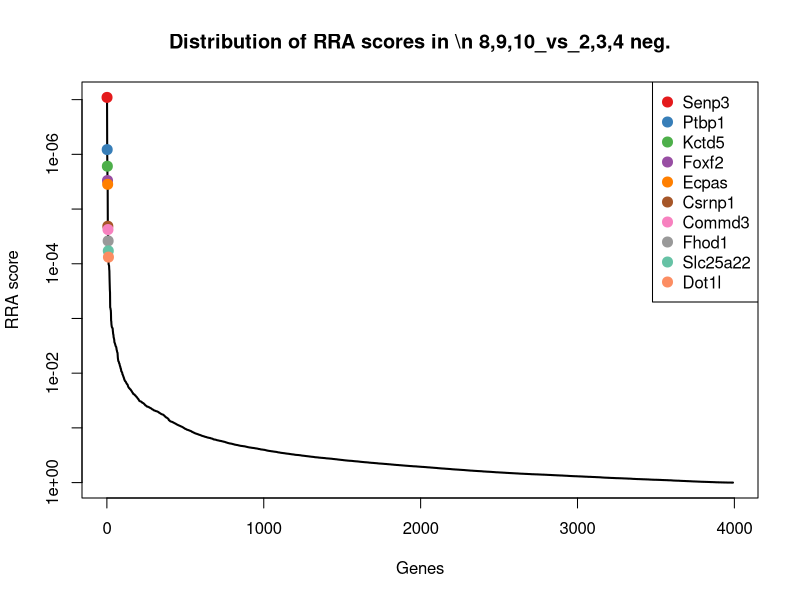
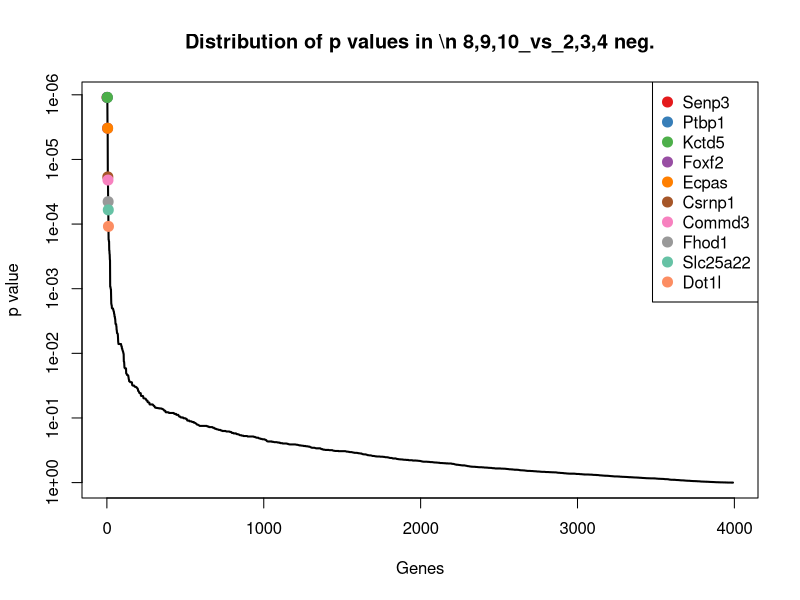
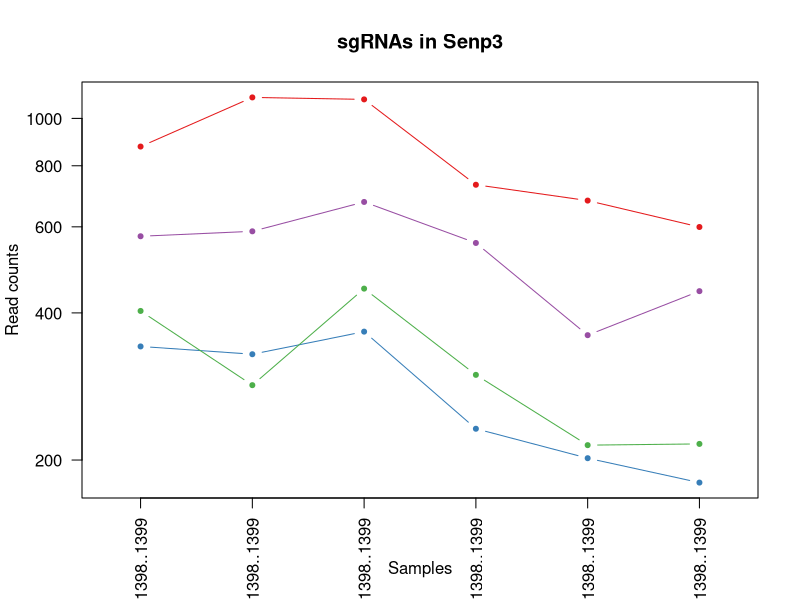
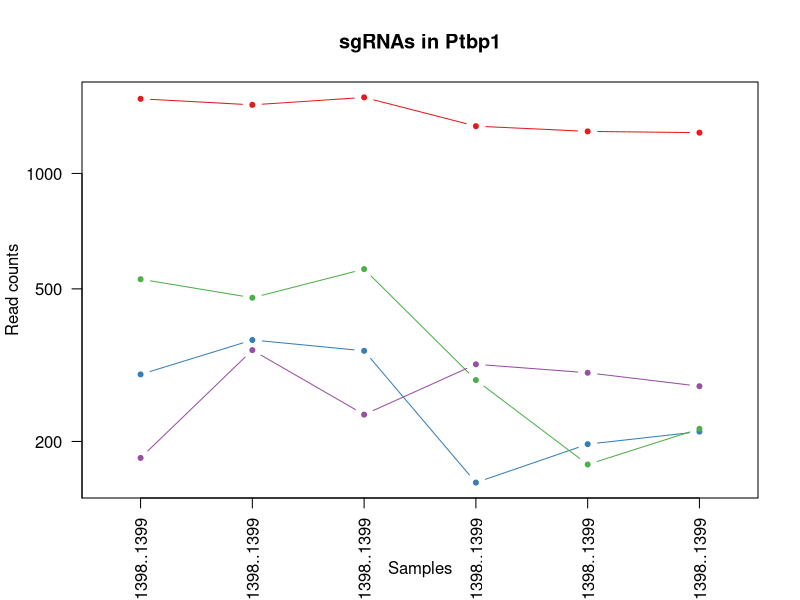
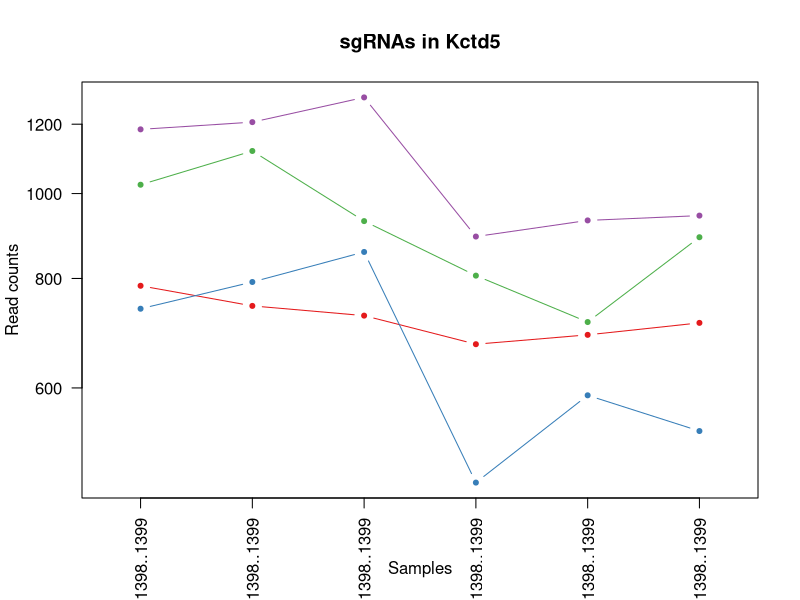
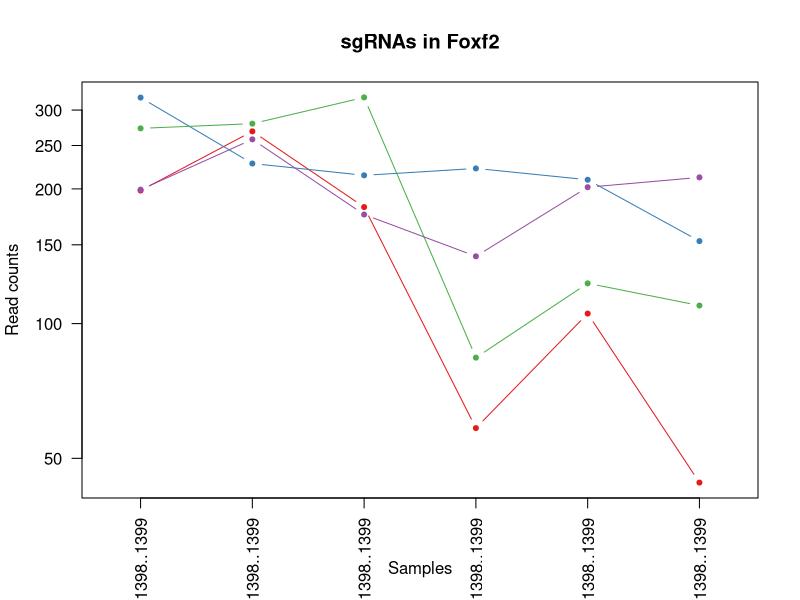
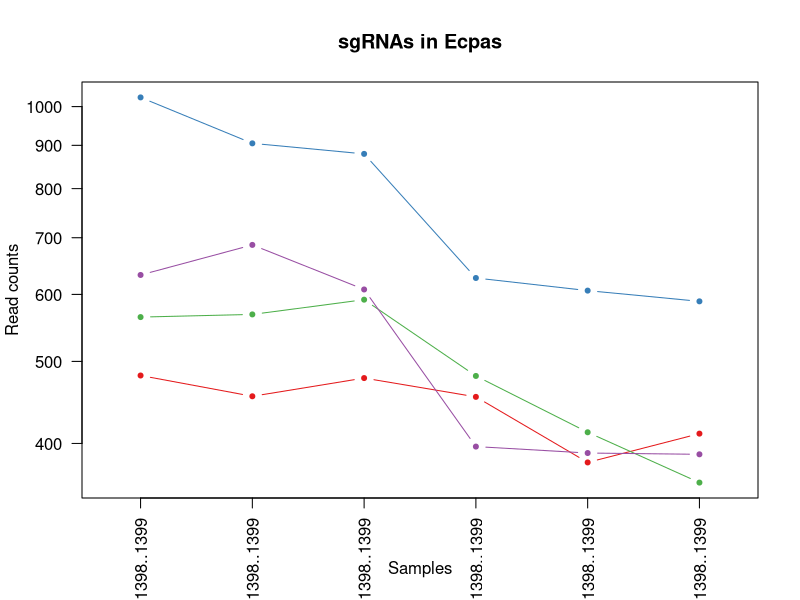
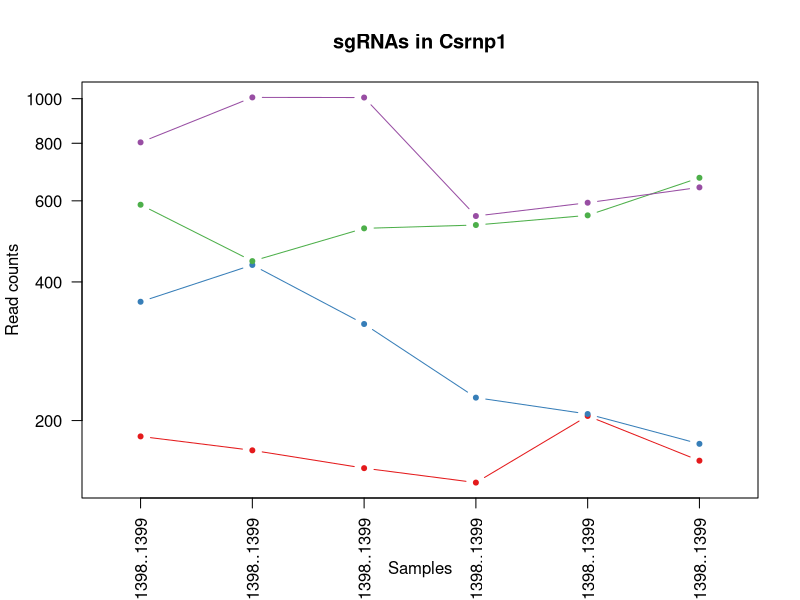

Write the R code that produced these figures, in order. (Note: this script raises an error after producing the figures.)
pdf(file='invitro.poolC_mCD19.CAR_ET.1.10_v_hEGFRv3.CAR_ET.1.10.pdf',width=4.5,height=4.5);
gstable=read.table('invitro.poolC_mCD19.CAR_ET.1.10_v_hEGFRv3.CAR_ET.1.10.gene_summary.txt',header=T)
# 
#
# parameters
# Do not modify the variables beginning with "__"

# gstablename='__GENE_SUMMARY_FILE__'
startindex=3
# outputfile='__OUTPUT_FILE__'
targetgenelist=c("Senp3","Ptbp1","Kctd5","Foxf2","Ecpas","Csrnp1","Commd3","Fhod1","Slc25a22","Dot1l")
# samplelabel=sub('.\\w+.\\w+$','',colnames(gstable)[startindex]);
samplelabel='8,9,10_vs_2,3,4 neg.'


# You need to write some codes in front of this code:
# gstable=read.table(gstablename,header=T)
# pdf(file=outputfile,width=6,height=6)


# set up color using RColorBrewer
#library(RColorBrewer)
#colors <- brewer.pal(length(targetgenelist), "Set1")

colors=c( "#E41A1C", "#377EB8", "#4DAF4A", "#984EA3", "#FF7F00",  "#A65628", "#F781BF",
          "#999999", "#66C2A5", "#FC8D62", "#8DA0CB", "#E78AC3", "#A6D854", "#FFD92F", "#E5C494", "#B3B3B3", 
          "#8DD3C7", "#FFFFB3", "#BEBADA", "#FB8072", "#80B1D3", "#FDB462", "#B3DE69", "#FCCDE5",
          "#D9D9D9", "#BC80BD", "#CCEBC5", "#FFED6F")

######
# function definition

plotrankedvalues<-function(val, tglist, ...){
  
  plot(val,log='y',ylim=c(max(val),min(val)),type='l',lwd=2, ...)
  if(length(tglist)>0){
    for(i in 1:length(tglist)){
      targetgene=tglist[i];
      tx=which(names(val)==targetgene);ty=val[targetgene];
      points(tx,ty,col=colors[(i %% length(colors)) ],cex=2,pch=20)
      # text(tx+50,ty,targetgene,col=colors[i])
    }
    legend('topright',tglist,pch=20,pt.cex = 2,cex=1,col=colors)
  }
}



plotrandvalues<-function(val,targetgenelist, ...){
  # choose the one with the best distance distribution
  
  mindiffvalue=0;
  randval=val;
  for(i in 1:20){
    randval0=sample(val)
    vindex=sort(which(names(randval0) %in% targetgenelist))
    if(max(vindex)>0.9*length(val)){
      # print('pass...')
      next;
    }
    mindiffind=min(diff(vindex));
    if (mindiffind > mindiffvalue){
      mindiffvalue=mindiffind;
      randval=randval0;
      # print(paste('Diff: ',mindiffvalue))
    }
  }
  plot(randval,log='y',ylim=c(max(randval),min(randval)),pch=20,col='grey', ...)
  
  if(length(targetgenelist)>0){
    for(i in 1:length(targetgenelist)){
      targetgene=targetgenelist[i];
      tx=which(names(randval)==targetgene);ty=randval[targetgene];
      points(tx,ty,col=colors[(i %% length(colors)) ],cex=2,pch=20)
      text(tx+50,ty,targetgene,col=colors[i])
    }
  }
  
}




# set.seed(1235)



pvec=gstable[,startindex]
names(pvec)=gstable[,'id']
pvec=sort(pvec);

plotrankedvalues(pvec,targetgenelist,xlab='Genes',ylab='RRA score',main=paste('Distribution of RRA scores in \\n',samplelabel))

# plotrandvalues(pvec,targetgenelist,xlab='Genes',ylab='RRA score',main=paste('Distribution of RRA scores in \\n',samplelabel))


pvec=gstable[,startindex+1]
names(pvec)=gstable[,'id']
pvec=sort(pvec);

plotrankedvalues(pvec,targetgenelist,xlab='Genes',ylab='p value',main=paste('Distribution of p values in \\n',samplelabel))

# plotrandvalues(pvec,targetgenelist,xlab='Genes',ylab='p value',main=paste('Distribution of p values in \\n',samplelabel))



# you need to write after this code:
# dev.off()






# parameters
# Do not modify the variables beginning with "__"
targetmat=list(c(874.7718010501738,1102.9756778300402,1092.714176613208,730.5567873729357,677.9940697230943,598.5302520635298),c(340.53938290109755,328.23783847896163,365.2171934379271,230.75811187762307,200.74135010669264,178.84012036132495),c(402.70133374812326,283.5878383917499,447.46449705397504,297.75240242273946,213.53369104486424,214.78788324802343),c(572.971025198672,586.4837849293211,673.6445819981068,555.0955502309642,359.1695724948177,442.1574835063914))
targetgene="Senp3"
collabel=c("In.vitro_Pool.C..17.24._hEGFRv3.CAR_ET.1.10_rep1_1392..1393..1394..1395..1396..1397..1398..1399","In.vitro_Pool.C..17.24._hEGFRv3.CAR_ET.1.10_rep2_1392..1393..1394..1395..1396..1397..1398..1399","In.vitro_Pool.C..17.24._hEGFRv3.CAR_ET.1.10_rep3_1392..1393..1394..1395..1396..1397..1398..1399","In.vitro_Pool.C..17.24._mCD19.CAR_ET.1.10_rep1_1392..1393..1394..1395..1396..1397..1398..1399","In.vitro_Pool.C..17.24._mCD19.CAR_ET.1.10_rep2_1392..1393..1394..1395..1396..1397..1398..1399","In.vitro_Pool.C..17.24._mCD19.CAR_ET.1.10_rep3_1392..1393..1394..1395..1396..1397..1398..1399")

# set up color using RColorBrewer
#library(RColorBrewer)
#colors <- brewer.pal(length(targetgenelist), "Set1")

colors=c( "#E41A1C", "#377EB8", "#4DAF4A", "#984EA3", "#FF7F00",  "#A65628", "#F781BF",
          "#999999", "#66C2A5", "#FC8D62", "#8DA0CB", "#E78AC3", "#A6D854", "#FFD92F", "#E5C494", "#B3B3B3", 
          "#8DD3C7", "#FFFFB3", "#BEBADA", "#FB8072", "#80B1D3", "#FDB462", "#B3DE69", "#FCCDE5",
          "#D9D9D9", "#BC80BD", "#CCEBC5", "#FFED6F")


## code

targetmatvec=unlist(targetmat)+1
yrange=range(targetmatvec[targetmatvec>0]);
# yrange[1]=1; # set the minimum value to 1
for(i in 1:length(targetmat)){
  vali=targetmat[[i]]+1;
  if(i==1){
    plot(1:length(vali),vali,type='b',las=1,pch=20,main=paste('sgRNAs in',targetgene),ylab='Read counts',xlab='Samples',xlim=c(0.7,length(vali)+0.3),ylim = yrange,col=colors[(i %% length(colors))],xaxt='n',log='y')
    axis(1,at=1:length(vali),labels=(collabel),las=2)
    # lines(0:100,rep(1,101),col='black');
  }else{
    lines(1:length(vali),vali,type='b',pch=20,col=colors[(i %% length(colors))])
  }
}




# parameters
# Do not modify the variables beginning with "__"
targetmat=list(c(1563.958647397633,1508.4459488922869,1577.3857872077763,1327.1249936556387,1286.1222773992513,1276.145582477796),c(298.197184498051,366.8540547706042,343.6762329670574,155.25660983471414,195.82121897662665,211.1931069593536),c(528.8270311189001,473.0486495726212,562.0232413763275,288.1817894877228,173.18861577832305,214.78788324802343),c(180.17956767253838,345.13243310655525,234.0131614789935,316.8936282927727,301.11202516003897,277.6964682997458))
targetgene="Ptbp1"
collabel=c("In.vitro_Pool.C..17.24._hEGFRv3.CAR_ET.1.10_rep1_1392..1393..1394..1395..1396..1397..1398..1399","In.vitro_Pool.C..17.24._hEGFRv3.CAR_ET.1.10_rep2_1392..1393..1394..1395..1396..1397..1398..1399","In.vitro_Pool.C..17.24._hEGFRv3.CAR_ET.1.10_rep3_1392..1393..1394..1395..1396..1397..1398..1399","In.vitro_Pool.C..17.24._mCD19.CAR_ET.1.10_rep1_1392..1393..1394..1395..1396..1397..1398..1399","In.vitro_Pool.C..17.24._mCD19.CAR_ET.1.10_rep2_1392..1393..1394..1395..1396..1397..1398..1399","In.vitro_Pool.C..17.24._mCD19.CAR_ET.1.10_rep3_1392..1393..1394..1395..1396..1397..1398..1399")

# set up color using RColorBrewer
#library(RColorBrewer)
#colors <- brewer.pal(length(targetgenelist), "Set1")

colors=c( "#E41A1C", "#377EB8", "#4DAF4A", "#984EA3", "#FF7F00",  "#A65628", "#F781BF",
          "#999999", "#66C2A5", "#FC8D62", "#8DA0CB", "#E78AC3", "#A6D854", "#FFD92F", "#E5C494", "#B3B3B3", 
          "#8DD3C7", "#FFFFB3", "#BEBADA", "#FB8072", "#80B1D3", "#FDB462", "#B3DE69", "#FCCDE5",
          "#D9D9D9", "#BC80BD", "#CCEBC5", "#FFED6F")


## code

targetmatvec=unlist(targetmat)+1
yrange=range(targetmatvec[targetmatvec>0]);
# yrange[1]=1; # set the minimum value to 1
for(i in 1:length(targetmat)){
  vali=targetmat[[i]]+1;
  if(i==1){
    plot(1:length(vali),vali,type='b',las=1,pch=20,main=paste('sgRNAs in',targetgene),ylab='Read counts',xlab='Samples',xlim=c(0.7,length(vali)+0.3),ylim = yrange,col=colors[(i %% length(colors))],xaxt='n',log='y')
    axis(1,at=1:length(vali),labels=(collabel),las=2)
    # lines(0:100,rep(1,101),col='black');
  }else{
    lines(1:length(vali),vali,type='b',pch=20,col=colors[(i %% length(colors))])
  }
}




# parameters
# Do not modify the variables beginning with "__"
targetmat=list(c(783.781119375542,743.362163614119,724.5595794747079,672.0697083256118,688.8183582092395,710.8670110844625),c(737.8353296190446,791.6324339786721,856.7427460004992,466.8332309413665,587.4636569298799,534.7229729396399),c(1022.5190465416553,1117.4567589394062,929.19870394797,804.9948879786206,712.4349876335563,890.6058255179549),c(1182.8788617702144,1205.5500023547156,1286.5828208510354,892.1938058309943,930.8888098084865,942.7300817036678))
targetgene="Kctd5"
collabel=c("In.vitro_Pool.C..17.24._hEGFRv3.CAR_ET.1.10_rep1_1392..1393..1394..1395..1396..1397..1398..1399","In.vitro_Pool.C..17.24._hEGFRv3.CAR_ET.1.10_rep2_1392..1393..1394..1395..1396..1397..1398..1399","In.vitro_Pool.C..17.24._hEGFRv3.CAR_ET.1.10_rep3_1392..1393..1394..1395..1396..1397..1398..1399","In.vitro_Pool.C..17.24._mCD19.CAR_ET.1.10_rep1_1392..1393..1394..1395..1396..1397..1398..1399","In.vitro_Pool.C..17.24._mCD19.CAR_ET.1.10_rep2_1392..1393..1394..1395..1396..1397..1398..1399","In.vitro_Pool.C..17.24._mCD19.CAR_ET.1.10_rep3_1392..1393..1394..1395..1396..1397..1398..1399")

# set up color using RColorBrewer
#library(RColorBrewer)
#colors <- brewer.pal(length(targetgenelist), "Set1")

colors=c( "#E41A1C", "#377EB8", "#4DAF4A", "#984EA3", "#FF7F00",  "#A65628", "#F781BF",
          "#999999", "#66C2A5", "#FC8D62", "#8DA0CB", "#E78AC3", "#A6D854", "#FFD92F", "#E5C494", "#B3B3B3", 
          "#8DD3C7", "#FFFFB3", "#BEBADA", "#FB8072", "#80B1D3", "#FDB462", "#B3DE69", "#FCCDE5",
          "#D9D9D9", "#BC80BD", "#CCEBC5", "#FFED6F")


## code

targetmatvec=unlist(targetmat)+1
yrange=range(targetmatvec[targetmatvec>0]);
# yrange[1]=1; # set the minimum value to 1
for(i in 1:length(targetmat)){
  vali=targetmat[[i]]+1;
  if(i==1){
    plot(1:length(vali),vali,type='b',las=1,pch=20,main=paste('sgRNAs in',targetgene),ylab='Read counts',xlab='Samples',xlim=c(0.7,length(vali)+0.3),ylim = yrange,col=colors[(i %% length(colors))],xaxt='n',log='y')
    axis(1,at=1:length(vali),labels=(collabel),las=2)
    # lines(0:100,rep(1,101),col='black');
  }else{
    lines(1:length(vali),vali,type='b',pch=20,col=colors[(i %% length(colors))])
  }
}




# parameters
# Do not modify the variables beginning with "__"
targetmat=list(c(197.29662660142952,267.90000052327014,181.13989486867698,57.42367761009975,104.30677995739912,43.13731546403818),c(318.9178347803929,226.87027071339995,213.45133557498153,221.18749894260645,208.61355991479823,151.8792981963011),c(272.07114718553294,278.7608113552946,319.19786879561457,82.94531210347742,122.0192520256367,108.74198273226291),c(198.1975244397922,257.03918969124567,174.28595290067298,140.36898971357718,200.74135010669264,211.1931069593536))
targetgene="Foxf2"
collabel=c("In.vitro_Pool.C..17.24._hEGFRv3.CAR_ET.1.10_rep1_1392..1393..1394..1395..1396..1397..1398..1399","In.vitro_Pool.C..17.24._hEGFRv3.CAR_ET.1.10_rep2_1392..1393..1394..1395..1396..1397..1398..1399","In.vitro_Pool.C..17.24._hEGFRv3.CAR_ET.1.10_rep3_1392..1393..1394..1395..1396..1397..1398..1399","In.vitro_Pool.C..17.24._mCD19.CAR_ET.1.10_rep1_1392..1393..1394..1395..1396..1397..1398..1399","In.vitro_Pool.C..17.24._mCD19.CAR_ET.1.10_rep2_1392..1393..1394..1395..1396..1397..1398..1399","In.vitro_Pool.C..17.24._mCD19.CAR_ET.1.10_rep3_1392..1393..1394..1395..1396..1397..1398..1399")

# set up color using RColorBrewer
#library(RColorBrewer)
#colors <- brewer.pal(length(targetgenelist), "Set1")

colors=c( "#E41A1C", "#377EB8", "#4DAF4A", "#984EA3", "#FF7F00",  "#A65628", "#F781BF",
          "#999999", "#66C2A5", "#FC8D62", "#8DA0CB", "#E78AC3", "#A6D854", "#FFD92F", "#E5C494", "#B3B3B3", 
          "#8DD3C7", "#FFFFB3", "#BEBADA", "#FB8072", "#80B1D3", "#FDB462", "#B3DE69", "#FCCDE5",
          "#D9D9D9", "#BC80BD", "#CCEBC5", "#FFED6F")


## code

targetmatvec=unlist(targetmat)+1
yrange=range(targetmatvec[targetmatvec>0]);
# yrange[1]=1; # set the minimum value to 1
for(i in 1:length(targetmat)){
  vali=targetmat[[i]]+1;
  if(i==1){
    plot(1:length(vali),vali,type='b',las=1,pch=20,main=paste('sgRNAs in',targetgene),ylab='Read counts',xlab='Samples',xlim=c(0.7,length(vali)+0.3),ylim = yrange,col=colors[(i %% length(colors))],xaxt='n',log='y')
    axis(1,at=1:length(vali),labels=(collabel),las=2)
    # lines(0:100,rep(1,101),col='black');
  }else{
    lines(1:length(vali),vali,type='b',pch=20,col=colors[(i %% length(colors))])
  }
}




# parameters
# Do not modify the variables beginning with "__"
targetmat=list(c(480.17854784731475,453.7405414267999,476.83853405970643,453.0090122574536,378.8500970150817,409.8044969083627),c(1024.3208422183807,903.8608125762584,878.2837064713689,626.3434465249769,605.1761289981175,587.7459231975203),c(563.0611489766824,567.1756767834999,590.4181438152011,479.5940481880553,411.3229624735173,358.57893479481737),c(631.529384692247,685.4378391766552,607.0634314517823,395.5853346473538,388.69035927521367,387.33714510417616))
targetgene="Ecpas"
collabel=c("In.vitro_Pool.C..17.24._hEGFRv3.CAR_ET.1.10_rep1_1392..1393..1394..1395..1396..1397..1398..1399","In.vitro_Pool.C..17.24._hEGFRv3.CAR_ET.1.10_rep2_1392..1393..1394..1395..1396..1397..1398..1399","In.vitro_Pool.C..17.24._hEGFRv3.CAR_ET.1.10_rep3_1392..1393..1394..1395..1396..1397..1398..1399","In.vitro_Pool.C..17.24._mCD19.CAR_ET.1.10_rep1_1392..1393..1394..1395..1396..1397..1398..1399","In.vitro_Pool.C..17.24._mCD19.CAR_ET.1.10_rep2_1392..1393..1394..1395..1396..1397..1398..1399","In.vitro_Pool.C..17.24._mCD19.CAR_ET.1.10_rep3_1392..1393..1394..1395..1396..1397..1398..1399")

# set up color using RColorBrewer
#library(RColorBrewer)
#colors <- brewer.pal(length(targetgenelist), "Set1")

colors=c( "#E41A1C", "#377EB8", "#4DAF4A", "#984EA3", "#FF7F00",  "#A65628", "#F781BF",
          "#999999", "#66C2A5", "#FC8D62", "#8DA0CB", "#E78AC3", "#A6D854", "#FFD92F", "#E5C494", "#B3B3B3", 
          "#8DD3C7", "#FFFFB3", "#BEBADA", "#FB8072", "#80B1D3", "#FDB462", "#B3DE69", "#FCCDE5",
          "#D9D9D9", "#BC80BD", "#CCEBC5", "#FFED6F")


## code

targetmatvec=unlist(targetmat)+1
yrange=range(targetmatvec[targetmatvec>0]);
# yrange[1]=1; # set the minimum value to 1
for(i in 1:length(targetmat)){
  vali=targetmat[[i]]+1;
  if(i==1){
    plot(1:length(vali),vali,type='b',las=1,pch=20,main=paste('sgRNAs in',targetgene),ylab='Read counts',xlab='Samples',xlim=c(0.7,length(vali)+0.3),ylim = yrange,col=colors[(i %% length(colors))],xaxt='n',log='y')
    axis(1,at=1:length(vali),labels=(collabel),las=2)
    # lines(0:100,rep(1,101),col='black');
  }else{
    lines(1:length(vali),vali,type='b',pch=20,col=colors[(i %% length(colors))])
  }
}




# parameters
# Do not modify the variables beginning with "__"
targetmat=list(c(183.78315902598914,171.3594597941638,156.66153069723413,145.6859968996975,203.69342878473225,162.66362706231064),c(361.2600331834394,434.4324332809786,323.1144070630454,223.31430181705457,205.66148123675865,177.04273221699003),c(587.3853906124751,442.8797305947754,521.8787241351612,530.6373171748106,556.9588439234708,672.2231659812617),c(802.6999739811585,1005.22838034182,1004.592065596014,555.0955502309642,593.3678142859592,640.7688734554005))
targetgene="Csrnp1"
collabel=c("In.vitro_Pool.C..17.24._hEGFRv3.CAR_ET.1.10_rep1_1392..1393..1394..1395..1396..1397..1398..1399","In.vitro_Pool.C..17.24._hEGFRv3.CAR_ET.1.10_rep2_1392..1393..1394..1395..1396..1397..1398..1399","In.vitro_Pool.C..17.24._hEGFRv3.CAR_ET.1.10_rep3_1392..1393..1394..1395..1396..1397..1398..1399","In.vitro_Pool.C..17.24._mCD19.CAR_ET.1.10_rep1_1392..1393..1394..1395..1396..1397..1398..1399","In.vitro_Pool.C..17.24._mCD19.CAR_ET.1.10_rep2_1392..1393..1394..1395..1396..1397..1398..1399","In.vitro_Pool.C..17.24._mCD19.CAR_ET.1.10_rep3_1392..1393..1394..1395..1396..1397..1398..1399")

# set up color using RColorBrewer
#library(RColorBrewer)
#colors <- brewer.pal(length(targetgenelist), "Set1")

colors=c( "#E41A1C", "#377EB8", "#4DAF4A", "#984EA3", "#FF7F00",  "#A65628", "#F781BF",
          "#999999", "#66C2A5", "#FC8D62", "#8DA0CB", "#E78AC3", "#A6D854", "#FFD92F", "#E5C494", "#B3B3B3", 
          "#8DD3C7", "#FFFFB3", "#BEBADA", "#FB8072", "#80B1D3", "#FDB462", "#B3DE69", "#FCCDE5",
          "#D9D9D9", "#BC80BD", "#CCEBC5", "#FFED6F")


## code

targetmatvec=unlist(targetmat)+1
yrange=range(targetmatvec[targetmatvec>0]);
# yrange[1]=1; # set the minimum value to 1
for(i in 1:length(targetmat)){
  vali=targetmat[[i]]+1;
  if(i==1){
    plot(1:length(vali),vali,type='b',las=1,pch=20,main=paste('sgRNAs in',targetgene),ylab='Read counts',xlab='Samples',xlim=c(0.7,length(vali)+0.3),ylim = yrange,col=colors[(i %% length(colors))],xaxt='n',log='y')
    axis(1,at=1:length(vali),labels=(collabel),las=2)
    # lines(0:100,rep(1,101),col='black');
  }else{
    lines(1:length(vali),vali,type='b',pch=20,col=colors[(i %% length(colors))])
  }
}




# parameters
# Do not modify the variables beginning with "__"
targetmat=list(c(255.8549860950045,289.6216221873191,286.88642808931,147.81279977414565,145.63588144995347,186.92836701083212),c(230.62984662084912,201.52837877200952,205.61825904011982,185.0318500769881,89.54638656720113,149.18321597979872),c(191.89123957125338,222.04324367694463,168.4111454995267,80.81850922902927,69.86586204693714,128.51325231994707),c(196.39572876306684,207.56216256757867,153.724126996661,215.8704917564861,99.38664882733312,164.46101520664556))
targetgene="Commd3"
collabel=c("In.vitro_Pool.C..17.24._hEGFRv3.CAR_ET.1.10_rep1_1392..1393..1394..1395..1396..1397..1398..1399","In.vitro_Pool.C..17.24._hEGFRv3.CAR_ET.1.10_rep2_1392..1393..1394..1395..1396..1397..1398..1399","In.vitro_Pool.C..17.24._hEGFRv3.CAR_ET.1.10_rep3_1392..1393..1394..1395..1396..1397..1398..1399","In.vitro_Pool.C..17.24._mCD19.CAR_ET.1.10_rep1_1392..1393..1394..1395..1396..1397..1398..1399","In.vitro_Pool.C..17.24._mCD19.CAR_ET.1.10_rep2_1392..1393..1394..1395..1396..1397..1398..1399","In.vitro_Pool.C..17.24._mCD19.CAR_ET.1.10_rep3_1392..1393..1394..1395..1396..1397..1398..1399")

# set up color using RColorBrewer
#library(RColorBrewer)
#colors <- brewer.pal(length(targetgenelist), "Set1")

colors=c( "#E41A1C", "#377EB8", "#4DAF4A", "#984EA3", "#FF7F00",  "#A65628", "#F781BF",
          "#999999", "#66C2A5", "#FC8D62", "#8DA0CB", "#E78AC3", "#A6D854", "#FFD92F", "#E5C494", "#B3B3B3", 
          "#8DD3C7", "#FFFFB3", "#BEBADA", "#FB8072", "#80B1D3", "#FDB462", "#B3DE69", "#FCCDE5",
          "#D9D9D9", "#BC80BD", "#CCEBC5", "#FFED6F")


## code

targetmatvec=unlist(targetmat)+1
yrange=range(targetmatvec[targetmatvec>0]);
# yrange[1]=1; # set the minimum value to 1
for(i in 1:length(targetmat)){
  vali=targetmat[[i]]+1;
  if(i==1){
    plot(1:length(vali),vali,type='b',las=1,pch=20,main=paste('sgRNAs in',targetgene),ylab='Read counts',xlab='Samples',xlim=c(0.7,length(vali)+0.3),ylim = yrange,col=colors[(i %% length(colors))],xaxt='n',log='y')
    axis(1,at=1:length(vali),labels=(collabel),las=2)
    # lines(0:100,rep(1,101),col='black');
  }else{
    lines(1:length(vali),vali,type='b',pch=20,col=colors[(i %% length(colors))])
  }
}




# parameters
# Do not modify the variables beginning with "__"
targetmat=list(c(259.4585774484553,259.4527032094733,338.7805601327688,284.9915851760506,361.13762494684414,361.2750170113198),c(509.9081765132836,470.6351360543935,403.4034415453779,356.23948147006325,227.31005820904903,381.0462865990039),c(655.8536263280397,464.60135225882436,562.0232413763275,312.6400225438764,272.5752646056562,507.7621507746161),c(448.64712350462054,438.0527035583201,501.31689823114925,311.57662110665234,282.4155268657882,272.304303866741))
targetgene="Fhod1"
collabel=c("In.vitro_Pool.C..17.24._hEGFRv3.CAR_ET.1.10_rep1_1392..1393..1394..1395..1396..1397..1398..1399","In.vitro_Pool.C..17.24._hEGFRv3.CAR_ET.1.10_rep2_1392..1393..1394..1395..1396..1397..1398..1399","In.vitro_Pool.C..17.24._hEGFRv3.CAR_ET.1.10_rep3_1392..1393..1394..1395..1396..1397..1398..1399","In.vitro_Pool.C..17.24._mCD19.CAR_ET.1.10_rep1_1392..1393..1394..1395..1396..1397..1398..1399","In.vitro_Pool.C..17.24._mCD19.CAR_ET.1.10_rep2_1392..1393..1394..1395..1396..1397..1398..1399","In.vitro_Pool.C..17.24._mCD19.CAR_ET.1.10_rep3_1392..1393..1394..1395..1396..1397..1398..1399")

# set up color using RColorBrewer
#library(RColorBrewer)
#colors <- brewer.pal(length(targetgenelist), "Set1")

colors=c( "#E41A1C", "#377EB8", "#4DAF4A", "#984EA3", "#FF7F00",  "#A65628", "#F781BF",
          "#999999", "#66C2A5", "#FC8D62", "#8DA0CB", "#E78AC3", "#A6D854", "#FFD92F", "#E5C494", "#B3B3B3", 
          "#8DD3C7", "#FFFFB3", "#BEBADA", "#FB8072", "#80B1D3", "#FDB462", "#B3DE69", "#FCCDE5",
          "#D9D9D9", "#BC80BD", "#CCEBC5", "#FFED6F")


## code

targetmatvec=unlist(targetmat)+1
yrange=range(targetmatvec[targetmatvec>0]);
# yrange[1]=1; # set the minimum value to 1
for(i in 1:length(targetmat)){
  vali=targetmat[[i]]+1;
  if(i==1){
    plot(1:length(vali),vali,type='b',las=1,pch=20,main=paste('sgRNAs in',targetgene),ylab='Read counts',xlab='Samples',xlim=c(0.7,length(vali)+0.3),ylim = yrange,col=colors[(i %% length(colors))],xaxt='n',log='y')
    axis(1,at=1:length(vali),labels=(collabel),las=2)
    # lines(0:100,rep(1,101),col='black');
  }else{
    lines(1:length(vali),vali,type='b',pch=20,col=colors[(i %% length(colors))])
  }
}




# parameters
# Do not modify the variables beginning with "__"
targetmat=list(c(136.93647143112918,168.94594627593614,163.51547266523812,91.45252360126997,114.14704221753111,112.33675902093276),c(142.34185846130532,89.30000017442339,132.1831665257913,59.55048048454789,107.25885863543871,68.30074948472712),c(193.69303524797874,234.11081126808293,231.07575777842035,131.8617782157846,206.64550746277183,113.23545309310023),c(232.4316422975745,225.66351395428612,172.32768376695756,143.55919402524938,110.21093731347831,119.52631159827246))
targetgene="Slc25a22"
collabel=c("In.vitro_Pool.C..17.24._hEGFRv3.CAR_ET.1.10_rep1_1392..1393..1394..1395..1396..1397..1398..1399","In.vitro_Pool.C..17.24._hEGFRv3.CAR_ET.1.10_rep2_1392..1393..1394..1395..1396..1397..1398..1399","In.vitro_Pool.C..17.24._hEGFRv3.CAR_ET.1.10_rep3_1392..1393..1394..1395..1396..1397..1398..1399","In.vitro_Pool.C..17.24._mCD19.CAR_ET.1.10_rep1_1392..1393..1394..1395..1396..1397..1398..1399","In.vitro_Pool.C..17.24._mCD19.CAR_ET.1.10_rep2_1392..1393..1394..1395..1396..1397..1398..1399","In.vitro_Pool.C..17.24._mCD19.CAR_ET.1.10_rep3_1392..1393..1394..1395..1396..1397..1398..1399")

# set up color using RColorBrewer
#library(RColorBrewer)
#colors <- brewer.pal(length(targetgenelist), "Set1")

colors=c( "#E41A1C", "#377EB8", "#4DAF4A", "#984EA3", "#FF7F00",  "#A65628", "#F781BF",
          "#999999", "#66C2A5", "#FC8D62", "#8DA0CB", "#E78AC3", "#A6D854", "#FFD92F", "#E5C494", "#B3B3B3", 
          "#8DD3C7", "#FFFFB3", "#BEBADA", "#FB8072", "#80B1D3", "#FDB462", "#B3DE69", "#FCCDE5",
          "#D9D9D9", "#BC80BD", "#CCEBC5", "#FFED6F")


## code

targetmatvec=unlist(targetmat)+1
yrange=range(targetmatvec[targetmatvec>0]);
# yrange[1]=1; # set the minimum value to 1
for(i in 1:length(targetmat)){
  vali=targetmat[[i]]+1;
  if(i==1){
    plot(1:length(vali),vali,type='b',las=1,pch=20,main=paste('sgRNAs in',targetgene),ylab='Read counts',xlab='Samples',xlim=c(0.7,length(vali)+0.3),ylim = yrange,col=colors[(i %% length(colors))],xaxt='n',log='y')
    axis(1,at=1:length(vali),labels=(collabel),las=2)
    # lines(0:100,rep(1,101),col='black');
  }else{
    lines(1:length(vali),vali,type='b',pch=20,col=colors[(i %% length(colors))])
  }
}




# parameters
# Do not modify the variables beginning with "__"
targetmat=list(c(227.92715310576105,189.46081118087125,270.24114045272887,176.52463857919554,160.39627484015148,193.21922551600434),c(200.90021795488028,173.77297331239146,248.7001799818592,197.7926673236769,123.0032782516499,116.83022938177007),c(149.54904116820686,114.6418921158138,155.68239613037642,47.853064675083125,89.54638656720113,70.99683170122951),c(257.65678177172987,213.59594636314782,234.99229604585122,155.25660983471414,77.73807185504273,70.09813762906205))
targetgene="Dot1l"
collabel=c("In.vitro_Pool.C..17.24._hEGFRv3.CAR_ET.1.10_rep1_1392..1393..1394..1395..1396..1397..1398..1399","In.vitro_Pool.C..17.24._hEGFRv3.CAR_ET.1.10_rep2_1392..1393..1394..1395..1396..1397..1398..1399","In.vitro_Pool.C..17.24._hEGFRv3.CAR_ET.1.10_rep3_1392..1393..1394..1395..1396..1397..1398..1399","In.vitro_Pool.C..17.24._mCD19.CAR_ET.1.10_rep1_1392..1393..1394..1395..1396..1397..1398..1399","In.vitro_Pool.C..17.24._mCD19.CAR_ET.1.10_rep2_1392..1393..1394..1395..1396..1397..1398..1399","In.vitro_Pool.C..17.24._mCD19.CAR_ET.1.10_rep3_1392..1393..1394..1395..1396..1397..1398..1399")

# set up color using RColorBrewer
#library(RColorBrewer)
#colors <- brewer.pal(length(targetgenelist), "Set1")

colors=c( "#E41A1C", "#377EB8", "#4DAF4A", "#984EA3", "#FF7F00",  "#A65628", "#F781BF",
          "#999999", "#66C2A5", "#FC8D62", "#8DA0CB", "#E78AC3", "#A6D854", "#FFD92F", "#E5C494", "#B3B3B3", 
          "#8DD3C7", "#FFFFB3", "#BEBADA", "#FB8072", "#80B1D3", "#FDB462", "#B3DE69", "#FCCDE5",
          "#D9D9D9", "#BC80BD", "#CCEBC5", "#FFED6F")


## code

targetmatvec=unlist(targetmat)+1
yrange=range(targetmatvec[targetmatvec>0]);
# yrange[1]=1; # set the minimum value to 1
for(i in 1:length(targetmat)){
  vali=targetmat[[i]]+1;
  if(i==1){
    plot(1:length(vali),vali,type='b',las=1,pch=20,main=paste('sgRNAs in',targetgene),ylab='Read counts',xlab='Samples',xlim=c(0.7,length(vali)+0.3),ylim = yrange,col=colors[(i %% length(colors))],xaxt='n',log='y')
    axis(1,at=1:length(vali),labels=(collabel),las=2)
    # lines(0:100,rep(1,101),col='black');
  }else{
    lines(1:length(vali),vali,type='b',pch=20,col=colors[(i %% length(colors))])
  }
}



# 
#
# parameters
# Do not modify the variables beginning with "__"

# gstablename='__GENE_SUMMARY_FILE__'
startindex=9
# outputfile='__OUTPUT_FILE__'
targetgenelist=c("Ints13","Ddx6","Rlim","Gatad2b","Ubr4","Zfp341","Hexim1","Gskip","Ccnc","Mettl5")
# samplelabel=sub('.\\w+.\\w+$','',colnames(gstable)[startindex]);
samplelabel='8,9,10_vs_2,3,4 pos.'


# You need to write some codes in front of this code:
# gstable=read.table(gstablename,header=T)
# pdf(file=outputfile,width=6,height=6)


# set up color using RColorBrewer
#library(RColorBrewer)
#colors <- brewer.pal(length(targetgenelist), "Set1")

colors=c( "#E41A1C", "#377EB8", "#4DAF4A", "#984EA3", "#FF7F00",  "#A65628", "#F781BF",
          "#999999", "#66C2A5", "#FC8D62", "#8DA0CB", "#E78AC3", "#A6D854", "#FFD92F", "#E5C494", "#B3B3B3", 
          "#8DD3C7", "#FFFFB3", "#BEBADA", "#FB8072", "#80B1D3", "#FDB462", "#B3DE69", "#FCCDE5",
          "#D9D9D9", "#BC80BD", "#CCEBC5", "#FFED6F")

######
# function definition

plotrankedvalues<-function(val, tglist, ...){
  
  plot(val,log='y',ylim=c(max(val),min(val)),type='l',lwd=2, ...)
  if(length(tglist)>0){
    for(i in 1:length(tglist)){
      targetgene=tglist[i];
      tx=which(names(val)==targetgene);ty=val[targetgene];
      points(tx,ty,col=colors[(i %% length(colors)) ],cex=2,pch=20)
      # text(tx+50,ty,targetgene,col=colors[i])
    }
    legend('topright',tglist,pch=20,pt.cex = 2,cex=1,col=colors)
  }
}



plotrandvalues<-function(val,targetgenelist, ...){
  # choose the one with the best distance distribution
  
  mindiffvalue=0;
  randval=val;
  for(i in 1:20){
    randval0=sample(val)
    vindex=sort(which(names(randval0) %in% targetgenelist))
    if(max(vindex)>0.9*length(val)){
      # print('pass...')
      next;
    }
    mindiffind=min(diff(vindex));
    if (mindiffind > mindiffvalue){
      mindiffvalue=mindiffind;
      randval=randval0;
      # print(paste('Diff: ',mindiffvalue))
    }
  }
  plot(randval,log='y',ylim=c(max(randval),min(randval)),pch=20,col='grey', ...)
  
  if(length(targetgenelist)>0){
    for(i in 1:length(targetgenelist)){
      targetgene=targetgenelist[i];
      tx=which(names(randval)==targetgene);ty=randval[targetgene];
      points(tx,ty,col=colors[(i %% length(colors)) ],cex=2,pch=20)
      text(tx+50,ty,targetgene,col=colors[i])
    }
  }
  
}




# set.seed(1235)



pvec=gstable[,startindex]
names(pvec)=gstable[,'id']
pvec=sort(pvec);

plotrankedvalues(pvec,targetgenelist,xlab='Genes',ylab='RRA score',main=paste('Distribution of RRA scores in \\n',samplelabel))

# plotrandvalues(pvec,targetgenelist,xlab='Genes',ylab='RRA score',main=paste('Distribution of RRA scores in \\n',samplelabel))


pvec=gstable[,startindex+1]
names(pvec)=gstable[,'id']
pvec=sort(pvec);

plotrankedvalues(pvec,targetgenelist,xlab='Genes',ylab='p value',main=paste('Distribution of p values in \\n',samplelabel))

# plotrandvalues(pvec,targetgenelist,xlab='Genes',ylab='p value',main=paste('Distribution of p values in \\n',samplelabel))



# you need to write after this code:
# dev.off()






# parameters
# Do not modify the variables beginning with "__"
targetmat=list(c(680.1778679638323,564.7621632652722,706.9351572712691,2117.2322615131225,1951.324006184174,2085.8689415006797),c(832.4296026471274,794.0459474968998,822.4730361604793,2064.0621896519187,1688.58900383865,1512.5021234578387),c(324.32322181056907,340.30540607009993,450.40190075454814,794.3608736063799,675.0419910450547,689.2983533524434),c(673.8715830952935,813.354055642721,648.1870832598063,1454.7331661225269,1249.7133070367631,1393.8745059317337))
targetgene="Ints13"
collabel=c("In.vitro_Pool.C..17.24._hEGFRv3.CAR_ET.1.10_rep1_1392..1393..1394..1395..1396..1397..1398..1399","In.vitro_Pool.C..17.24._hEGFRv3.CAR_ET.1.10_rep2_1392..1393..1394..1395..1396..1397..1398..1399","In.vitro_Pool.C..17.24._hEGFRv3.CAR_ET.1.10_rep3_1392..1393..1394..1395..1396..1397..1398..1399","In.vitro_Pool.C..17.24._mCD19.CAR_ET.1.10_rep1_1392..1393..1394..1395..1396..1397..1398..1399","In.vitro_Pool.C..17.24._mCD19.CAR_ET.1.10_rep2_1392..1393..1394..1395..1396..1397..1398..1399","In.vitro_Pool.C..17.24._mCD19.CAR_ET.1.10_rep3_1392..1393..1394..1395..1396..1397..1398..1399")

# set up color using RColorBrewer
#library(RColorBrewer)
#colors <- brewer.pal(length(targetgenelist), "Set1")

colors=c( "#E41A1C", "#377EB8", "#4DAF4A", "#984EA3", "#FF7F00",  "#A65628", "#F781BF",
          "#999999", "#66C2A5", "#FC8D62", "#8DA0CB", "#E78AC3", "#A6D854", "#FFD92F", "#E5C494", "#B3B3B3", 
          "#8DD3C7", "#FFFFB3", "#BEBADA", "#FB8072", "#80B1D3", "#FDB462", "#B3DE69", "#FCCDE5",
          "#D9D9D9", "#BC80BD", "#CCEBC5", "#FFED6F")


## code

targetmatvec=unlist(targetmat)+1
yrange=range(targetmatvec[targetmatvec>0]);
# yrange[1]=1; # set the minimum value to 1
for(i in 1:length(targetmat)){
  vali=targetmat[[i]]+1;
  if(i==1){
    plot(1:length(vali),vali,type='b',las=1,pch=20,main=paste('sgRNAs in',targetgene),ylab='Read counts',xlab='Samples',xlim=c(0.7,length(vali)+0.3),ylim = yrange,col=colors[(i %% length(colors))],xaxt='n',log='y')
    axis(1,at=1:length(vali),labels=(collabel),las=2)
    # lines(0:100,rep(1,101),col='black');
  }else{
    lines(1:length(vali),vali,type='b',pch=20,col=colors[(i %% length(colors))])
  }
}




# parameters
# Do not modify the variables beginning with "__"
targetmat=list(c(645.0428522676874,621.4797309436221,622.7295845215057,2859.4864646955225,2849.739950534225,2816.5072221728265),c(832.4296026471274,937.6500018314455,730.4343868758542,3442.2304522943127,2263.260319830358,3344.0406425351266),c(328.82771100238256,358.4067574568074,258.49152565043636,1079.3524587824304,1225.112651386433,1110.7858731989832))
targetgene="Ddx6"
collabel=c("In.vitro_Pool.C..17.24._hEGFRv3.CAR_ET.1.10_rep1_1392..1393..1394..1395..1396..1397..1398..1399","In.vitro_Pool.C..17.24._hEGFRv3.CAR_ET.1.10_rep2_1392..1393..1394..1395..1396..1397..1398..1399","In.vitro_Pool.C..17.24._hEGFRv3.CAR_ET.1.10_rep3_1392..1393..1394..1395..1396..1397..1398..1399","In.vitro_Pool.C..17.24._mCD19.CAR_ET.1.10_rep1_1392..1393..1394..1395..1396..1397..1398..1399","In.vitro_Pool.C..17.24._mCD19.CAR_ET.1.10_rep2_1392..1393..1394..1395..1396..1397..1398..1399","In.vitro_Pool.C..17.24._mCD19.CAR_ET.1.10_rep3_1392..1393..1394..1395..1396..1397..1398..1399")

# set up color using RColorBrewer
#library(RColorBrewer)
#colors <- brewer.pal(length(targetgenelist), "Set1")

colors=c( "#E41A1C", "#377EB8", "#4DAF4A", "#984EA3", "#FF7F00",  "#A65628", "#F781BF",
          "#999999", "#66C2A5", "#FC8D62", "#8DA0CB", "#E78AC3", "#A6D854", "#FFD92F", "#E5C494", "#B3B3B3", 
          "#8DD3C7", "#FFFFB3", "#BEBADA", "#FB8072", "#80B1D3", "#FDB462", "#B3DE69", "#FCCDE5",
          "#D9D9D9", "#BC80BD", "#CCEBC5", "#FFED6F")


## code

targetmatvec=unlist(targetmat)+1
yrange=range(targetmatvec[targetmatvec>0]);
# yrange[1]=1; # set the minimum value to 1
for(i in 1:length(targetmat)){
  vali=targetmat[[i]]+1;
  if(i==1){
    plot(1:length(vali),vali,type='b',las=1,pch=20,main=paste('sgRNAs in',targetgene),ylab='Read counts',xlab='Samples',xlim=c(0.7,length(vali)+0.3),ylim = yrange,col=colors[(i %% length(colors))],xaxt='n',log='y')
    axis(1,at=1:length(vali),labels=(collabel),las=2)
    # lines(0:100,rep(1,101),col='black');
  }else{
    lines(1:length(vali),vali,type='b',pch=20,col=colors[(i %% length(colors))])
  }
}




# parameters
# Do not modify the variables beginning with "__"
targetmat=list(c(1326.1216180698825,1472.243246118872,1551.9282884694758,2626.6015499434516,2719.8484887004824,2851.5562909873574),c(1162.1582114878724,1059.5324345019424,916.4699545788197,1721.6469268657684,1742.7104462693758,1750.6560525822163),c(72.97272490737804,131.5364867434074,118.47528258978332,160.5736170208345,109.22691108746511,118.627617526105),c(1103.5998519942975,997.987839787137,1023.1956223663104,2049.174569530782,2013.3176584230057,2049.022484541814))
targetgene="Rlim"
collabel=c("In.vitro_Pool.C..17.24._hEGFRv3.CAR_ET.1.10_rep1_1392..1393..1394..1395..1396..1397..1398..1399","In.vitro_Pool.C..17.24._hEGFRv3.CAR_ET.1.10_rep2_1392..1393..1394..1395..1396..1397..1398..1399","In.vitro_Pool.C..17.24._hEGFRv3.CAR_ET.1.10_rep3_1392..1393..1394..1395..1396..1397..1398..1399","In.vitro_Pool.C..17.24._mCD19.CAR_ET.1.10_rep1_1392..1393..1394..1395..1396..1397..1398..1399","In.vitro_Pool.C..17.24._mCD19.CAR_ET.1.10_rep2_1392..1393..1394..1395..1396..1397..1398..1399","In.vitro_Pool.C..17.24._mCD19.CAR_ET.1.10_rep3_1392..1393..1394..1395..1396..1397..1398..1399")

# set up color using RColorBrewer
#library(RColorBrewer)
#colors <- brewer.pal(length(targetgenelist), "Set1")

colors=c( "#E41A1C", "#377EB8", "#4DAF4A", "#984EA3", "#FF7F00",  "#A65628", "#F781BF",
          "#999999", "#66C2A5", "#FC8D62", "#8DA0CB", "#E78AC3", "#A6D854", "#FFD92F", "#E5C494", "#B3B3B3", 
          "#8DD3C7", "#FFFFB3", "#BEBADA", "#FB8072", "#80B1D3", "#FDB462", "#B3DE69", "#FCCDE5",
          "#D9D9D9", "#BC80BD", "#CCEBC5", "#FFED6F")


## code

targetmatvec=unlist(targetmat)+1
yrange=range(targetmatvec[targetmatvec>0]);
# yrange[1]=1; # set the minimum value to 1
for(i in 1:length(targetmat)){
  vali=targetmat[[i]]+1;
  if(i==1){
    plot(1:length(vali),vali,type='b',las=1,pch=20,main=paste('sgRNAs in',targetgene),ylab='Read counts',xlab='Samples',xlim=c(0.7,length(vali)+0.3),ylim = yrange,col=colors[(i %% length(colors))],xaxt='n',log='y')
    axis(1,at=1:length(vali),labels=(collabel),las=2)
    # lines(0:100,rep(1,101),col='black');
  }else{
    lines(1:length(vali),vali,type='b',pch=20,col=colors[(i %% length(colors))])
  }
}




# parameters
# Do not modify the variables beginning with "__"
targetmat=list(c(672.9706852569309,632.3405417756467,494.46295626314526,851.7845512164796,850.1986592754041,888.80843737362),c(533.3315203107136,640.7878390894434,567.8980487774737,1099.5570860896878,1013.5470127935952,1051.4720644359306),c(509.00727867492094,395.81621698933606,377.94594280707736,749.698013242969,734.0835646058466,900.491460311797),c(366.6654202136156,307.7229735740265,402.4243069785202,688.0207298839729,680.9461484011339,880.7201907241129))
targetgene="Gatad2b"
collabel=c("In.vitro_Pool.C..17.24._hEGFRv3.CAR_ET.1.10_rep1_1392..1393..1394..1395..1396..1397..1398..1399","In.vitro_Pool.C..17.24._hEGFRv3.CAR_ET.1.10_rep2_1392..1393..1394..1395..1396..1397..1398..1399","In.vitro_Pool.C..17.24._hEGFRv3.CAR_ET.1.10_rep3_1392..1393..1394..1395..1396..1397..1398..1399","In.vitro_Pool.C..17.24._mCD19.CAR_ET.1.10_rep1_1392..1393..1394..1395..1396..1397..1398..1399","In.vitro_Pool.C..17.24._mCD19.CAR_ET.1.10_rep2_1392..1393..1394..1395..1396..1397..1398..1399","In.vitro_Pool.C..17.24._mCD19.CAR_ET.1.10_rep3_1392..1393..1394..1395..1396..1397..1398..1399")

# set up color using RColorBrewer
#library(RColorBrewer)
#colors <- brewer.pal(length(targetgenelist), "Set1")

colors=c( "#E41A1C", "#377EB8", "#4DAF4A", "#984EA3", "#FF7F00",  "#A65628", "#F781BF",
          "#999999", "#66C2A5", "#FC8D62", "#8DA0CB", "#E78AC3", "#A6D854", "#FFD92F", "#E5C494", "#B3B3B3", 
          "#8DD3C7", "#FFFFB3", "#BEBADA", "#FB8072", "#80B1D3", "#FDB462", "#B3DE69", "#FCCDE5",
          "#D9D9D9", "#BC80BD", "#CCEBC5", "#FFED6F")


## code

targetmatvec=unlist(targetmat)+1
yrange=range(targetmatvec[targetmatvec>0]);
# yrange[1]=1; # set the minimum value to 1
for(i in 1:length(targetmat)){
  vali=targetmat[[i]]+1;
  if(i==1){
    plot(1:length(vali),vali,type='b',las=1,pch=20,main=paste('sgRNAs in',targetgene),ylab='Read counts',xlab='Samples',xlim=c(0.7,length(vali)+0.3),ylim = yrange,col=colors[(i %% length(colors))],xaxt='n',log='y')
    axis(1,at=1:length(vali),labels=(collabel),las=2)
    # lines(0:100,rep(1,101),col='black');
  }else{
    lines(1:length(vali),vali,type='b',pch=20,col=colors[(i %% length(colors))])
  }
}




# parameters
# Do not modify the variables beginning with "__"
targetmat=list(c(617.1150192784439,611.8256768707116,520.8995895683036,828.3897195975501,1018.4671439236612,938.2366113428304),c(491.89021974602974,401.8500007849052,423.9652674493899,694.4011385073173,632.728863326487,671.3244719090942),c(372.07080724379176,438.0527035583201,419.0695946151013,580.6171847243419,623.8726272923683,612.0106631460417),c(311.7106520734914,310.1364870922542,275.13681328701745,460.4528223180221,564.8310537315764,457.43528273323824))
targetgene="Ubr4"
collabel=c("In.vitro_Pool.C..17.24._hEGFRv3.CAR_ET.1.10_rep1_1392..1393..1394..1395..1396..1397..1398..1399","In.vitro_Pool.C..17.24._hEGFRv3.CAR_ET.1.10_rep2_1392..1393..1394..1395..1396..1397..1398..1399","In.vitro_Pool.C..17.24._hEGFRv3.CAR_ET.1.10_rep3_1392..1393..1394..1395..1396..1397..1398..1399","In.vitro_Pool.C..17.24._mCD19.CAR_ET.1.10_rep1_1392..1393..1394..1395..1396..1397..1398..1399","In.vitro_Pool.C..17.24._mCD19.CAR_ET.1.10_rep2_1392..1393..1394..1395..1396..1397..1398..1399","In.vitro_Pool.C..17.24._mCD19.CAR_ET.1.10_rep3_1392..1393..1394..1395..1396..1397..1398..1399")

# set up color using RColorBrewer
#library(RColorBrewer)
#colors <- brewer.pal(length(targetgenelist), "Set1")

colors=c( "#E41A1C", "#377EB8", "#4DAF4A", "#984EA3", "#FF7F00",  "#A65628", "#F781BF",
          "#999999", "#66C2A5", "#FC8D62", "#8DA0CB", "#E78AC3", "#A6D854", "#FFD92F", "#E5C494", "#B3B3B3", 
          "#8DD3C7", "#FFFFB3", "#BEBADA", "#FB8072", "#80B1D3", "#FDB462", "#B3DE69", "#FCCDE5",
          "#D9D9D9", "#BC80BD", "#CCEBC5", "#FFED6F")


## code

targetmatvec=unlist(targetmat)+1
yrange=range(targetmatvec[targetmatvec>0]);
# yrange[1]=1; # set the minimum value to 1
for(i in 1:length(targetmat)){
  vali=targetmat[[i]]+1;
  if(i==1){
    plot(1:length(vali),vali,type='b',las=1,pch=20,main=paste('sgRNAs in',targetgene),ylab='Read counts',xlab='Samples',xlim=c(0.7,length(vali)+0.3),ylim = yrange,col=colors[(i %% length(colors))],xaxt='n',log='y')
    axis(1,at=1:length(vali),labels=(collabel),las=2)
    # lines(0:100,rep(1,101),col='black');
  }else{
    lines(1:length(vali),vali,type='b',pch=20,col=colors[(i %% length(colors))])
  }
}




# parameters
# Do not modify the variables beginning with "__"
targetmat=list(c(324.32322181056907,279.96756811440844,357.3841169030654,717.7959701262469,401.4827002133853,553.5955484551566),c(639.6374652375113,613.0324336298254,556.1484339751812,1014.4849711117622,1130.646133689166,1048.7759822194282),c(645.9437501060501,592.5175687248903,653.0827560940949,903.891221640459,918.0964688703149,764.7886554145102),c(672.9706852569309,704.7459473224765,665.8115054632451,683.7671241350766,869.8791837956682,870.8345559302708))
targetgene="Zfp341"
collabel=c("In.vitro_Pool.C..17.24._hEGFRv3.CAR_ET.1.10_rep1_1392..1393..1394..1395..1396..1397..1398..1399","In.vitro_Pool.C..17.24._hEGFRv3.CAR_ET.1.10_rep2_1392..1393..1394..1395..1396..1397..1398..1399","In.vitro_Pool.C..17.24._hEGFRv3.CAR_ET.1.10_rep3_1392..1393..1394..1395..1396..1397..1398..1399","In.vitro_Pool.C..17.24._mCD19.CAR_ET.1.10_rep1_1392..1393..1394..1395..1396..1397..1398..1399","In.vitro_Pool.C..17.24._mCD19.CAR_ET.1.10_rep2_1392..1393..1394..1395..1396..1397..1398..1399","In.vitro_Pool.C..17.24._mCD19.CAR_ET.1.10_rep3_1392..1393..1394..1395..1396..1397..1398..1399")

# set up color using RColorBrewer
#library(RColorBrewer)
#colors <- brewer.pal(length(targetgenelist), "Set1")

colors=c( "#E41A1C", "#377EB8", "#4DAF4A", "#984EA3", "#FF7F00",  "#A65628", "#F781BF",
          "#999999", "#66C2A5", "#FC8D62", "#8DA0CB", "#E78AC3", "#A6D854", "#FFD92F", "#E5C494", "#B3B3B3", 
          "#8DD3C7", "#FFFFB3", "#BEBADA", "#FB8072", "#80B1D3", "#FDB462", "#B3DE69", "#FCCDE5",
          "#D9D9D9", "#BC80BD", "#CCEBC5", "#FFED6F")


## code

targetmatvec=unlist(targetmat)+1
yrange=range(targetmatvec[targetmatvec>0]);
# yrange[1]=1; # set the minimum value to 1
for(i in 1:length(targetmat)){
  vali=targetmat[[i]]+1;
  if(i==1){
    plot(1:length(vali),vali,type='b',las=1,pch=20,main=paste('sgRNAs in',targetgene),ylab='Read counts',xlab='Samples',xlim=c(0.7,length(vali)+0.3),ylim = yrange,col=colors[(i %% length(colors))],xaxt='n',log='y')
    axis(1,at=1:length(vali),labels=(collabel),las=2)
    # lines(0:100,rep(1,101),col='black');
  }else{
    lines(1:length(vali),vali,type='b',pch=20,col=colors[(i %% length(colors))])
  }
}




# parameters
# Do not modify the variables beginning with "__"
targetmat=list(c(736.934431780682,588.8972984475488,810.7234213581867,1195.263215439854,1152.2947106614563,945.4261639201701),c(570.2683316835839,693.8851364904519,429.84007485053615,846.4675440303592,926.9527049044336,823.2037701053953),c(393.69235536449634,458.5675684632552,445.50622792025956,471.08683669026277,399.5146477613589,424.18360206304214),c(621.6195084702574,482.7027036455318,685.3941968003994,966.6319064366791,912.1923115142357,1257.2730069622794))
targetgene="Hexim1"
collabel=c("In.vitro_Pool.C..17.24._hEGFRv3.CAR_ET.1.10_rep1_1392..1393..1394..1395..1396..1397..1398..1399","In.vitro_Pool.C..17.24._hEGFRv3.CAR_ET.1.10_rep2_1392..1393..1394..1395..1396..1397..1398..1399","In.vitro_Pool.C..17.24._hEGFRv3.CAR_ET.1.10_rep3_1392..1393..1394..1395..1396..1397..1398..1399","In.vitro_Pool.C..17.24._mCD19.CAR_ET.1.10_rep1_1392..1393..1394..1395..1396..1397..1398..1399","In.vitro_Pool.C..17.24._mCD19.CAR_ET.1.10_rep2_1392..1393..1394..1395..1396..1397..1398..1399","In.vitro_Pool.C..17.24._mCD19.CAR_ET.1.10_rep3_1392..1393..1394..1395..1396..1397..1398..1399")

# set up color using RColorBrewer
#library(RColorBrewer)
#colors <- brewer.pal(length(targetgenelist), "Set1")

colors=c( "#E41A1C", "#377EB8", "#4DAF4A", "#984EA3", "#FF7F00",  "#A65628", "#F781BF",
          "#999999", "#66C2A5", "#FC8D62", "#8DA0CB", "#E78AC3", "#A6D854", "#FFD92F", "#E5C494", "#B3B3B3", 
          "#8DD3C7", "#FFFFB3", "#BEBADA", "#FB8072", "#80B1D3", "#FDB462", "#B3DE69", "#FCCDE5",
          "#D9D9D9", "#BC80BD", "#CCEBC5", "#FFED6F")


## code

targetmatvec=unlist(targetmat)+1
yrange=range(targetmatvec[targetmatvec>0]);
# yrange[1]=1; # set the minimum value to 1
for(i in 1:length(targetmat)){
  vali=targetmat[[i]]+1;
  if(i==1){
    plot(1:length(vali),vali,type='b',las=1,pch=20,main=paste('sgRNAs in',targetgene),ylab='Read counts',xlab='Samples',xlim=c(0.7,length(vali)+0.3),ylim = yrange,col=colors[(i %% length(colors))],xaxt='n',log='y')
    axis(1,at=1:length(vali),labels=(collabel),las=2)
    # lines(0:100,rep(1,101),col='black');
  }else{
    lines(1:length(vali),vali,type='b',pch=20,col=colors[(i %% length(colors))])
  }
}




# parameters
# Do not modify the variables beginning with "__"
targetmat=list(c(254.05319041827912,269.10675728238397,214.43047014183924,161.63701845805855,150.55601258001948,174.34665000048764),c(463.0614889184236,439.25946031743393,539.5031463386001,786.9170635458114,806.9015053308234,764.7886554145102),c(592.7907776426513,452.53378466768606,524.8161278357344,772.0294434246744,660.2815976548567,983.1713149512035),c(699.9976204078116,724.0540554682977,656.020159794668,1146.3467493275468,1337.2916411519377,1286.9299113438058))
targetgene="Gskip"
collabel=c("In.vitro_Pool.C..17.24._hEGFRv3.CAR_ET.1.10_rep1_1392..1393..1394..1395..1396..1397..1398..1399","In.vitro_Pool.C..17.24._hEGFRv3.CAR_ET.1.10_rep2_1392..1393..1394..1395..1396..1397..1398..1399","In.vitro_Pool.C..17.24._hEGFRv3.CAR_ET.1.10_rep3_1392..1393..1394..1395..1396..1397..1398..1399","In.vitro_Pool.C..17.24._mCD19.CAR_ET.1.10_rep1_1392..1393..1394..1395..1396..1397..1398..1399","In.vitro_Pool.C..17.24._mCD19.CAR_ET.1.10_rep2_1392..1393..1394..1395..1396..1397..1398..1399","In.vitro_Pool.C..17.24._mCD19.CAR_ET.1.10_rep3_1392..1393..1394..1395..1396..1397..1398..1399")

# set up color using RColorBrewer
#library(RColorBrewer)
#colors <- brewer.pal(length(targetgenelist), "Set1")

colors=c( "#E41A1C", "#377EB8", "#4DAF4A", "#984EA3", "#FF7F00",  "#A65628", "#F781BF",
          "#999999", "#66C2A5", "#FC8D62", "#8DA0CB", "#E78AC3", "#A6D854", "#FFD92F", "#E5C494", "#B3B3B3", 
          "#8DD3C7", "#FFFFB3", "#BEBADA", "#FB8072", "#80B1D3", "#FDB462", "#B3DE69", "#FCCDE5",
          "#D9D9D9", "#BC80BD", "#CCEBC5", "#FFED6F")


## code

targetmatvec=unlist(targetmat)+1
yrange=range(targetmatvec[targetmatvec>0]);
# yrange[1]=1; # set the minimum value to 1
for(i in 1:length(targetmat)){
  vali=targetmat[[i]]+1;
  if(i==1){
    plot(1:length(vali),vali,type='b',las=1,pch=20,main=paste('sgRNAs in',targetgene),ylab='Read counts',xlab='Samples',xlim=c(0.7,length(vali)+0.3),ylim = yrange,col=colors[(i %% length(colors))],xaxt='n',log='y')
    axis(1,at=1:length(vali),labels=(collabel),las=2)
    # lines(0:100,rep(1,101),col='black');
  }else{
    lines(1:length(vali),vali,type='b',pch=20,col=colors[(i %% length(colors))])
  }
}




# parameters
# Do not modify the variables beginning with "__"
targetmat=list(c(308.10706072004064,288.41486542820525,309.4065231270374,585.9341919104622,704.5627778254507,733.3343628886491),c(440.5390429593563,477.8756766090765,544.3988191728887,702.9083500051099,619.9365223883156,833.9880989714048),c(227.02625526739834,260.65945996858716,201.70172077268896,550.841944482068,455.6041426441112,603.9224164965345),c(109.9095362802484,127.91621646606593,125.32922455778731,197.7926673236769,164.33237974420427,157.27146262930586))
targetgene="Ccnc"
collabel=c("In.vitro_Pool.C..17.24._hEGFRv3.CAR_ET.1.10_rep1_1392..1393..1394..1395..1396..1397..1398..1399","In.vitro_Pool.C..17.24._hEGFRv3.CAR_ET.1.10_rep2_1392..1393..1394..1395..1396..1397..1398..1399","In.vitro_Pool.C..17.24._hEGFRv3.CAR_ET.1.10_rep3_1392..1393..1394..1395..1396..1397..1398..1399","In.vitro_Pool.C..17.24._mCD19.CAR_ET.1.10_rep1_1392..1393..1394..1395..1396..1397..1398..1399","In.vitro_Pool.C..17.24._mCD19.CAR_ET.1.10_rep2_1392..1393..1394..1395..1396..1397..1398..1399","In.vitro_Pool.C..17.24._mCD19.CAR_ET.1.10_rep3_1392..1393..1394..1395..1396..1397..1398..1399")

# set up color using RColorBrewer
#library(RColorBrewer)
#colors <- brewer.pal(length(targetgenelist), "Set1")

colors=c( "#E41A1C", "#377EB8", "#4DAF4A", "#984EA3", "#FF7F00",  "#A65628", "#F781BF",
          "#999999", "#66C2A5", "#FC8D62", "#8DA0CB", "#E78AC3", "#A6D854", "#FFD92F", "#E5C494", "#B3B3B3", 
          "#8DD3C7", "#FFFFB3", "#BEBADA", "#FB8072", "#80B1D3", "#FDB462", "#B3DE69", "#FCCDE5",
          "#D9D9D9", "#BC80BD", "#CCEBC5", "#FFED6F")


## code

targetmatvec=unlist(targetmat)+1
yrange=range(targetmatvec[targetmatvec>0]);
# yrange[1]=1; # set the minimum value to 1
for(i in 1:length(targetmat)){
  vali=targetmat[[i]]+1;
  if(i==1){
    plot(1:length(vali),vali,type='b',las=1,pch=20,main=paste('sgRNAs in',targetgene),ylab='Read counts',xlab='Samples',xlim=c(0.7,length(vali)+0.3),ylim = yrange,col=colors[(i %% length(colors))],xaxt='n',log='y')
    axis(1,at=1:length(vali),labels=(collabel),las=2)
    # lines(0:100,rep(1,101),col='black');
  }else{
    lines(1:length(vali),vali,type='b',pch=20,col=colors[(i %% length(colors))])
  }
}




# parameters
# Do not modify the variables beginning with "__"
targetmat=list(c(890.9879621407023,1008.8486506191615,995.7798544942946,1127.2055234575137,1007.642855437516,1231.2108788694231),c(405.40402726321133,526.1459469736296,394.5912304436585,613.5826292782881,655.3614665247907,701.8800703627879),c(605.403347379729,481.495946886418,487.60901429514126,647.6114752694583,802.9654004267705,868.1384737137683),c(706.3039052763504,529.7662172509712,558.1067031088967,649.7382781439064,791.1570857146122,876.2267203632756))
targetgene="Mettl5"
collabel=c("In.vitro_Pool.C..17.24._hEGFRv3.CAR_ET.1.10_rep1_1392..1393..1394..1395..1396..1397..1398..1399","In.vitro_Pool.C..17.24._hEGFRv3.CAR_ET.1.10_rep2_1392..1393..1394..1395..1396..1397..1398..1399","In.vitro_Pool.C..17.24._hEGFRv3.CAR_ET.1.10_rep3_1392..1393..1394..1395..1396..1397..1398..1399","In.vitro_Pool.C..17.24._mCD19.CAR_ET.1.10_rep1_1392..1393..1394..1395..1396..1397..1398..1399","In.vitro_Pool.C..17.24._mCD19.CAR_ET.1.10_rep2_1392..1393..1394..1395..1396..1397..1398..1399","In.vitro_Pool.C..17.24._mCD19.CAR_ET.1.10_rep3_1392..1393..1394..1395..1396..1397..1398..1399")

# set up color using RColorBrewer
#library(RColorBrewer)
#colors <- brewer.pal(length(targetgenelist), "Set1")

colors=c( "#E41A1C", "#377EB8", "#4DAF4A", "#984EA3", "#FF7F00",  "#A65628", "#F781BF",
          "#999999", "#66C2A5", "#FC8D62", "#8DA0CB", "#E78AC3", "#A6D854", "#FFD92F", "#E5C494", "#B3B3B3", 
          "#8DD3C7", "#FFFFB3", "#BEBADA", "#FB8072", "#80B1D3", "#FDB462", "#B3DE69", "#FCCDE5",
          "#D9D9D9", "#BC80BD", "#CCEBC5", "#FFED6F")


## code

targetmatvec=unlist(targetmat)+1
yrange=range(targetmatvec[targetmatvec>0]);
# yrange[1]=1; # set the minimum value to 1
for(i in 1:length(targetmat)){
  vali=targetmat[[i]]+1;
  if(i==1){
    plot(1:length(vali),vali,type='b',las=1,pch=20,main=paste('sgRNAs in',targetgene),ylab='Read counts',xlab='Samples',xlim=c(0.7,length(vali)+0.3),ylim = yrange,col=colors[(i %% length(colors))],xaxt='n',log='y')
    axis(1,at=1:length(vali),labels=(collabel),las=2)
    # lines(0:100,rep(1,101),col='black');
  }else{
    lines(1:length(vali),vali,type='b',pch=20,col=colors[(i %% length(colors))])
  }
}



dev.off()
Sweave("invitro.poolC_mCD19.CAR_ET.1.10_v_hEGFRv3.CAR_ET.1.10_summary.Rnw");
library(tools);

texi2dvi("invitro.poolC_mCD19.CAR_ET.1.10_v_hEGFRv3.CAR_ET.1.10_summary.tex",pdf=TRUE);
